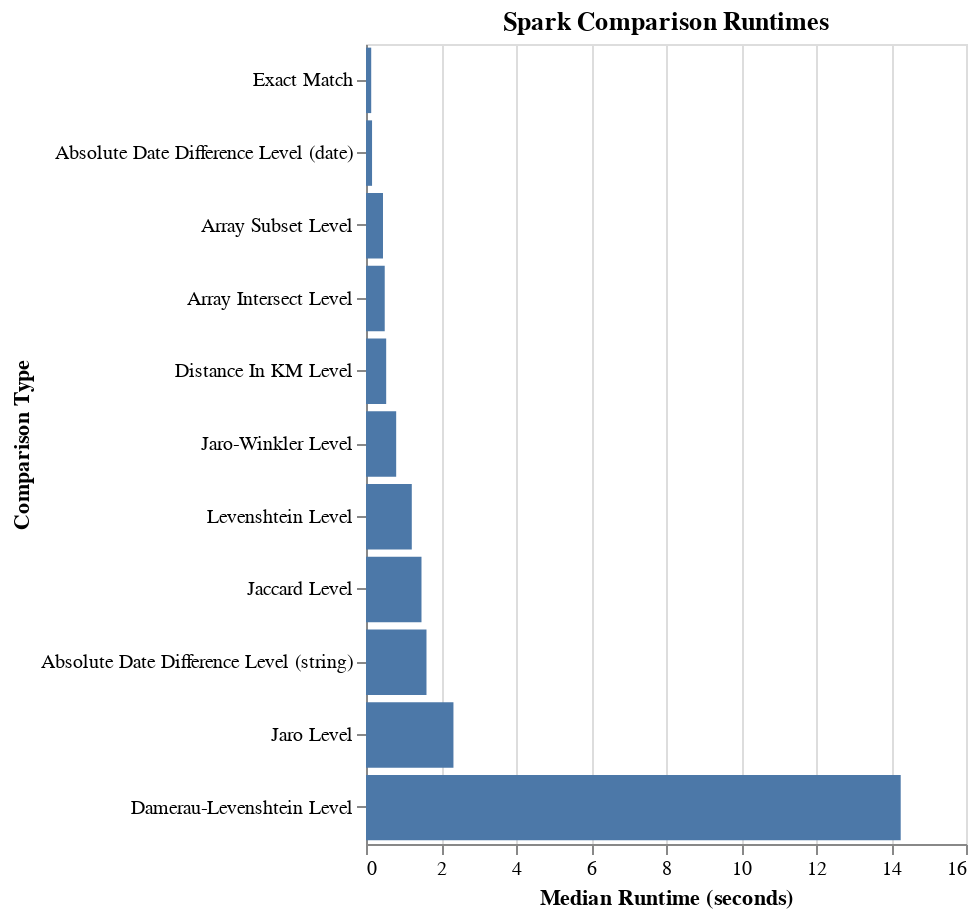

The notebook cell this image was saved under:
### Markdown cell above
#### Spark

The following chart shows the performance of different functions in Spark

### Code cell
spark_chart

### Figure 1 — Vega-Lite specification as saved in the notebook (floating-point values rounded to 4 significant figures)
{"config": {"view": {"continuousWidth": 300, "continuousHeight": 300}}, "data": {"name": "data-31c46d027045b902496fd297243e48fb"}, "mark": {"type": "bar"}, "encoding": {"tooltip": [{"field": "comparison_type", "title": "Comparison", "type": "nominal"}, {"field": "median", "format": ".3f", "title": "Runtime (s)", "type": "quantitative"}, {"field": "multiple_of_exact_match", "format": ".1f", "title": "Times slower than exact match", "type": "quantitative"}, {"field": "rounds", "title": "Rounds", "type": "quantitative"}], "x": {"field": "median", "title": "Median Runtime (seconds)", "type": "quantitative"}, "y": {"field": "comparison_type", "sort": {"field": "median", "order": "ascending"}, "title": "Comparison Type", "type": "nominal"}}, "height": 400, "title": "Spark Comparison Runtimes", "$schema": "https://vega.github.io/schema/vega-lite/v5.20.1.json", "datasets": {"data-31c46d027045b902496fd297243e48fb": [{"rounds": 5, "median": 0.139, "iterations": 1, "comparison_type": "Exact Match", "backend": "spark", "multiple_of_exact_match": 1.0}, {"rounds": 5, "median": 0.1616, "iterations": 1, "comparison_type": "Absolute Date Difference Level (date)", "backend": "spark", "multiple_of_exact_match": 1.162}, {"rounds": 5, "median": 0.4532, "iterations": 1, "comparison_type": "Array Subset Level", "backend": "spark", "multiple_of_exact_match": 3.26}, {"rounds": 5, "median": 0.4993, "iterations": 1, "comparison_type": "Array Intersect Level", "backend": "spark", "multiple_of_exact_match": 3.592}, {"rounds": 5, "median": 0.5383, "iterations": 1, "comparison_type": "Distance In KM Level", "backend": "spark", "multiple_of_exact_match": 3.873}, {"rounds": 5, "median": 0.8048, "iterations": 1, "comparison_type": "Jaro-Winkler Level", "backend": "spark", "multiple_of_exact_match": 5.79}, {"rounds": 5, "median": 1.221, "iterations": 1, "comparison_type": "Levenshtein Level", "backend": "spark", "multiple_of_exact_match": 8.784}, {"rounds": 5, "median": 1.48, "iterations": 1, "comparison_type": "Jaccard Level", "backend": "spark", "multiple_of_exact_match": 10.65}, {"rounds": 5, "median": 1.613, "iterations": 1, "comparison_type": "Absolute Date Difference Level (string)", "backend": "spark", "multiple_of_exact_match": 11.6}, {"rounds": 5, "median": 2.332, "iterations": 1, "comparison_type": "Jaro Level", "backend": "spark", "multiple_of_exact_match": 16.78}, {"rounds": 5, "median": 14.26, "iterations": 1, "comparison_type": "Damerau-Levenshtein Level", "backend": "spark", "multiple_of_exact_match": 102.6}]}}
